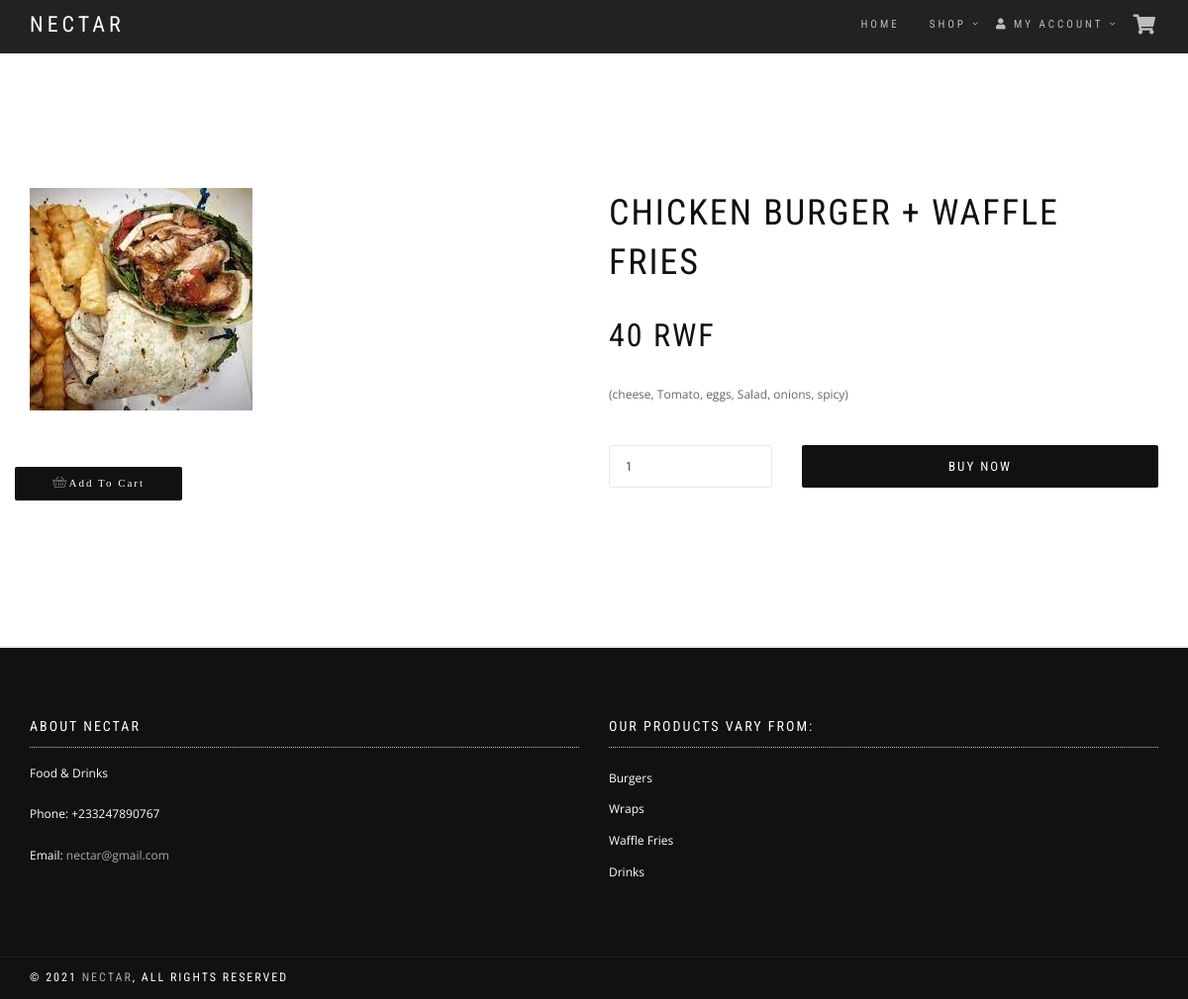
The app's page /views/single_product.php?id=11 with its own data.
### tables this page shows
CREATE TABLE `products` (
  `product_id` int(11) NOT NULL,
  `product_cat` int(11) NOT NULL,
  `product_brand` int(11) NOT NULL,
  `product_title` varchar(200) NOT NULL,
  `product_price` double NOT NULL,
  `product_desc` varchar(500) DEFAULT NULL,
  `product_image` varchar(100) DEFAULT NULL,
  `product_keywords` varchar(100) DEFAULT NULL
);

### settings/connection.php (called while the page is built, shortened)
<?php
class Connection{
	public $db = null;
	public $results = null;
	function connection(){
		$this->db = mysqli_connect(SERVER, USER, PASSWORD, DATABASE);
		return true;
	}
	function query($query){
		$this->results = mysqli_query($this->db, $query);
		return true;
	}
	function fetchOne($query){
		if($this->query($query)) {
			return mysqli_fetch_assoc($this->results);
		}
		return false;
	}
}
?>

### controllers/product_controller.php (called while the page is built, shortened)
<?php
require('../classes/product_class.php');
function select_one_product_controller($id){
    $product_instance = new Product();
    return $product_instance->select_one_product($id);
}
?>

### classes/product_class.php (called while the page is built, shortened)
<?php
require('../settings/connection.php');
class Product extends Connection{
	function select_one_product($id){
		return $this->fetchOne("select * from products where product_id='$id'");
	}
}
?>

### controllers/cart_controller.php (called while the page is built, shortened)
<?php
    function getRealIpAddr(){
        if (!empty($_SERVER['HTTP_CLIENT_IP']))
        {
        $ip=$_SERVER['HTTP_CLIENT_IP'];
        }
        elseif (!empty($_SERVER['HTTP_X_FORWARDED_FOR']))
        {
        $ip=$_SERVER['HTTP_X_FORWARDED_FOR'];
        }
        else
        {
        $ip=$_SERVER['REMOTE_ADDR'];
        }
        return $ip;
    }
?>

### views/single_product.php (the view, shortened to what this page needs)
<?php
require('../controllers/product_controller.php');
require('../controllers/cart_controller.php');
include_once('menu.php');
?>
<div class="main">
  <section class="module">
    <div class="container">
      <?php
      $product=select_one_product_controller($_GET['id']);
      $id=$_GET['id'];
      $ipadd=getRealIpAddr();
        if(isset($_SESSION['user_id'])) {
          $cid=$_SESSION['user_id'];
        }
        else{$cid=null;}
        $qty=1;
      ?>
      <div class="row">
        <div class="col-sm-6 mb-sm-40"><a class="gallery"><img src=<?= $product['product_image']; ?> alt="Single Product Image"/></a>
          <div class="row" style= "padding-top:5%; ">
           <?php if( True ) {?>
            <div class="cart" style="padding-top:5%">
              <a class="btn btn-round btn-b" href="<?php echo '../actions/add_to_cart.php?pid='.$id.'&ipadd='.$ipadd.'&cid='.$cid.'&qty='.$qty ?>"><span class="icon-basket">Add To Cart</span></a>
            </div>
            <?php } else{?>
            <div  class="cart">
            <a class="btn btn-danger btn-round" href="">Out of Stock</a>
            </div>
            <?php } ?>
          </div>
        </div>
        <div class="col-sm-6">
          <div class="row">
            <div class="col-sm-12">
              <h1 class="product-title font-alt"><?= $product['product_title']; ?></h1>
            </div>
        </div>
        <div class="row mb-20">
          <div class="col-sm-12">
            <div class="price font-alt"><span class="amount"><?= $product['product_price']; ?> RWF</span></div>
          </div>
        </div>
        <div class="row mb-20">
          <div class="col-sm-12">
            <div class="description">
              <p><?= $product['product_desc']; ?></p>
            </div>
          </div>
        </div>
        <div class="row mb-20">
           <?php if( True ) {?>
          <form method="get" action="pay_now.php">
          <div class="col-sm-4 mb-sm-20">
            <input class="form-control input-lg" type="number" name="qty" value="1" max="40" min="1" required="required"/>
          </div>
          <div class="col-sm-8"><button class="btn btn-lg btn-block btn-round btn-b" type="submit" >Buy Now</button></div>
          </form>
          <?php } ?>
        </div>
    </div>
  </section>
  <hr class="divider-w">
<?php include('footer.php');?>

### assets/css/style.css (style rules this page uses)
html { overflow-y: scroll; overflow-x: hidden; -ms-overflow-style: scrollbar; }
body { background: #fff; font: 400 12px/1.8 "Open Sans", sans-serif; color: #666; -webkit-font-smoothing: antialiased; }
img { max-width: 100%; height: auto; }
a, .btn { transition: all 0.125s ease-in-out 0s; }
.btn, .well, .panel, .progress, .form-control, .form-control:hover, .form-control:focus, .navbar-custom .dropdown-menu { box-shadow: none; }
.well, .label, .alert, .progress, .form-control, .modal-content, .panel-heading, .panel-group .panel, .nav-tabs > li > a, .nav-pills > li > a { border-radius: 2px; }
.navbar-custom + .main { margin-top: 50px; }
.main { position: relative; background-color: #fff; z-index: 1; }
.module, .module-small { position: relative; padding: 140px 0; background-repeat: no-repeat; background-position: 50% 50%; background-size: cover; }
.divider-w { border-top: 1px solid #eaeaea; margin: 0; }
.mb-20 { margin-bottom: 20px !important; }
.btn { border-radius: 0; font-family: "Roboto Condensed", sans-serif; text-transform: uppercase; letter-spacing: 2px; font-size: 11px; padding: 8px 37px; }
.btn.btn-round { border-radius: 2px; }
.btn.btn-b { background: #111111; color: #fff; }
.btn.btn-lg { padding: 12px 45px; font-size: 13px; }
.form-control { font-family: "Roboto Condensed", sans-serif; text-transform: uppercase; letter-spacing: 2px; font-size: 11px; height: 33px; border: 1px solid #EAEAEA; border-radius: 2px; transition: all 0.4s ease-in-out 0s; }
.input-lg, .form-horizontal .form-group-lg .form-control { height: 43px; font-size: 13px; }
a { color: #111; }
h1, h2, h3, h4, h5, h6 { line-height: 1.4; font-weight: 400; }
p, ol, ul, blockquote { margin: 0 0 20px; }
.font-alt { font-family: "Roboto Condensed", sans-serif; text-transform: uppercase; letter-spacing: 2px; }
.product-title { margin: 0 0 20px; color: #111; }
.amount { font-size: 32px; color: #111; }

### records on screen
products: product_image (picture), product_title "CHICKEN BURGER + WAFFLE FRIES", product_price "40", product_desc "(cheese, Tomato, eggs, Salad, onions, spicy)"
